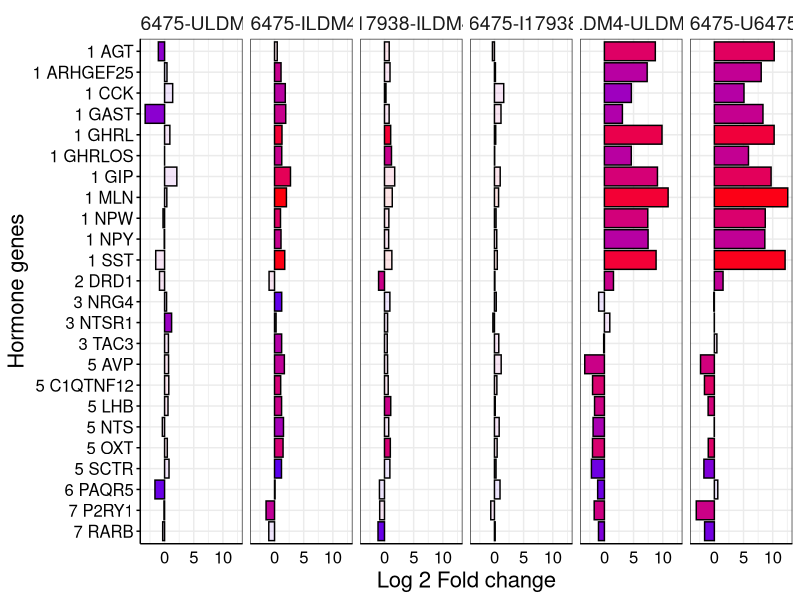

Write R code to recreate this figure.
#code by Sara Di Rienzi, 2024


library("dplyr")
library("ggpubr")
library("reshape2")
library("stringr")
library("data.table")


#Makes Fig2 or FigS5A 
#Fig S3C is similarly made from this plots

#start with genes desired from Supplemental Table 4,and subset the columns:
hormones<-read.delim(file="Fig2.txt",header=TRUE,sep = "\t")  #or load FigS5A.txt for Supplemental Fig 5A
GeTMMULDMindexes<-str_which(names(hormones), "GeTMM.ULDM")
GeTMMU6475indexes<-str_which(names(hormones), "GeTMM.U6475")
GeTMMILDMindexes<-str_which(names(hormones), "GeTMM.ILDM")
GeTMMI6475indexes<-str_which(names(hormones),"GeTMM.I6475") 
GeTMMI17938indexes<-str_which(names(hormones), "GeTMM.I1793")

hormones$GeTMMULDM6475<-rowMeans(hormones[,c(GeTMMULDMindexes, GeTMMU6475indexes)])
hormones$GeTMMILDM6475<-rowMeans(hormones[,c(GeTMMILDMindexes, GeTMMI6475indexes)])
hormones$GeTMMILDM17938<-rowMeans(hormones[,c(GeTMMILDMindexes, GeTMMI6475indexes)])
hormones$GeTMMI6475I17938<-rowMeans(hormones[,c(GeTMMI6475indexes,GeTMMI17938indexes)])
hormones$GeTMMI6475U6475<-rowMeans(hormones[c(GeTMMI6475indexes,GeTMMU6475indexes)])
hormones$GeTMMILDMULDM<-rowMeans(hormones[c(GeTMMILDMindexes,GeTMMULDMindexes)])

hormones$GeTMMaverage<-rowMeans(hormones[,c(GeTMMULDMindexes,GeTMMU6475indexes,GeTMMILDMindexes,GeTMMI6475indexes,GeTMMI17938indexes)])

U6475foldchange<-str_which(names(hormones),"U6475.ULDM4log2FoldChange")
I6475foldchange<-str_which(names(hormones),"I6475.ILDM4log2FoldChange")
I17938foldchange<-str_which(names(hormones),"I17938.ILDM4log2FoldChange")
I6475I17938foldchange<-str_which(names(hormones),"I6475.I17938log2FoldChange")
I6475U6475foldchange<-str_which(names(hormones),"I6475.U6475log2FoldChange")
ILDMULDMfoldchange<-str_which(names(hormones),"ILDM4.ULDM4log2FoldChange")

hormoneshort<-cbind(hormones[,c(1:8,U6475foldchange,I6475foldchange,I17938foldchange,I6475I17938foldchange,I6475U6475foldchange,ILDMULDMfoldchange)])
names(hormoneshort)[c(9:14)]<-c("U6475-ULDM4","I6475-ILDM4","I17938-ILDM4","I6475-I17938","I6475-U6475","ILDM4-ULDM4")

#need to collaspse on all of the fold changes
melted<-reshape2::melt(hormoneshort,id.vars=names(hormoneshort)[c(1:8)], variable.name="Comparison", value.name="FoldChange")
melted$Comparison = factor(melted$Comparison,c("U6475-ULDM4","I6475-ILDM4","I17938-ILDM4","I6475-I17938","ILDM4-ULDM4","I6475-U6475" ))

#pull out geTMM data to use to color the bars
GeTMMdata<-cbind(hormones[,c(1,116:122)])
names(GeTMMdata)[c(2:7)]<-c("U6475-ULDM4","I6475-ILDM4","I17938-ILDM4","I6475-I17938",
                            "I6475-U6475","ILDM4-ULDM4")
melted2<-reshape2::melt(GeTMMdata,id.vars=names(GeTMMdata)[c(1,8)], variable.name="Comparison", value.name="GeTMM")

merged1<-merge(melted,melted2,by=c("EnsemblID","Comparison"),all.x=TRUE,all.y=FALSE)

#pull out the DEG part to use as alpha overlay
hormoneshort2<-cbind(hormones[,c(1,9:14)])
names(hormoneshort2)[c(2:7)]<-c("U6475-ULDM4","I6475-ILDM4","I17938-ILDM4","I6475-I17938","I6475-U6475","ILDM4-ULDM4")
melted3<-reshape2::melt(hormoneshort2,id.vars=names(hormoneshort2)[1], variable.name="Comparison", value.name="DEG")
melted3$DEG<-abs(as.numeric(melted3$DEG))

merged2<-merge(merged1,melted3,by=c("EnsemblID","Comparison"),all.x=TRUE,all.y=FALSE)

merged2$InflGroup<-paste(merged2$Cluster,merged2$Gene,sep=" ")

#fix the order
merged2$InflGroup<-factor(merged2$InflGroup,rev(levels(as.factor((merged2$InflGroup)))))


merged2<-as.data.table(merged2)

plot<-ggplot(merged2,aes(InflGroup,as.numeric(FoldChange),fill=as.numeric(log10(GeTMM)),alpha=DEG)) +
  geom_bar(stat="identity",show.legend = TRUE,colour="black")+
  facet_wrap(~Comparison,ncol=6)+
  coord_flip()+
  scale_fill_gradient(low="blue", high="red")+
  ylab("Log 2 Fold change")+
  xlab("Hormone genes")+
  theme_bw() +
  theme(
    axis.ticks.y = element_line(colour = "black"),
    axis.ticks.x = element_blank(),
    axis.line.x = element_line(colour = "black"),
    axis.line.y = element_line(colour = "black"),
    axis.title.y= element_text(size=16),
    axis.title.x= element_text(size=16),
    axis.text.x= element_text(size=12, colour = "black"),
    axis.text.y= element_text(size=12, colour = "black"), 
    legend.position="none", #turnon to see the legend
    strip.background = element_blank(),
    strip.placement = "outside",
    strip.text.x = element_text(size = 14),
    plot.title = element_text(size=16,face="bold")
  )

plot
